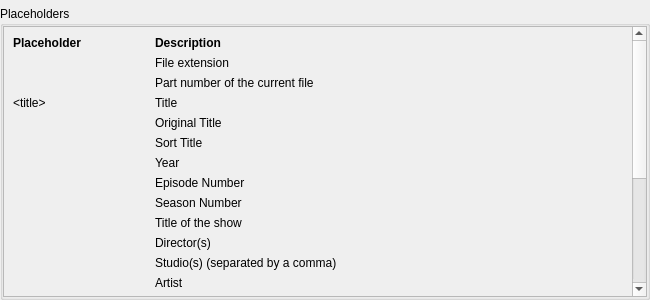
<?xml version="1.0" encoding="UTF-8"?>
<ui version="4.0">
 <class>RenamerPlaceholders</class>
 <widget class="QWidget" name="RenamerPlaceholders">
  <property name="geometry">
   <rect>
    <x>0</x>
    <y>0</y>
    <width>650</width>
    <height>300</height>
   </rect>
  </property>
  <layout class="QVBoxLayout" name="verticalLayout">
   <property name="leftMargin">
    <number>0</number>
   </property>
   <property name="topMargin">
    <number>6</number>
   </property>
   <property name="rightMargin">
    <number>0</number>
   </property>
   <property name="bottomMargin">
    <number>0</number>
   </property>
   <item>
    <widget class="QGroupBox" name="groupBox">
     <property name="title">
      <string>Placeholders</string>
     </property>
     <layout class="QVBoxLayout" name="verticalLayout_2">
      <property name="leftMargin">
       <number>0</number>
      </property>
      <property name="topMargin">
       <number>0</number>
      </property>
      <property name="rightMargin">
       <number>0</number>
      </property>
      <property name="bottomMargin">
       <number>0</number>
      </property>
      <item>
       <widget class="QScrollArea" name="scrollArea">
        <property name="widgetResizable">
         <bool>true</bool>
        </property>
        <widget class="QWidget" name="placeholderItems">
         <property name="geometry">
          <rect>
           <x>0</x>
           <y>0</y>
           <width>628</width>
           <height>518</height>
          </rect>
         </property>
         <layout class="QGridLayout" name="placeholderLayout" columnstretch="0,1">
          <item row="19" column="1">
           <widget class="QLabel" name="descDvd">
            <property name="text">
             <string>File/directory is DVD</string>
            </property>
            <property name="itemTypes" stdset="0">
             <stringlist notr="true">
              <string>movie</string>
              <string>concert</string>
             </stringlist>
            </property>
           </widget>
          </item>
          <item row="17" column="1">
           <widget class="QLabel" name="descAudioChannels">
            <property name="text">
             <string>Number of audio channels</string>
            </property>
            <property name="itemTypes" stdset="0">
             <stringlist notr="true">
              <string>movie</string>
              <string>tvshow</string>
              <string>concert</string>
             </stringlist>
            </property>
           </widget>
          </item>
          <item row="4" column="0">
           <widget class="QLabel" name="labelOriginalTitle">
            <property name="text">
             <string notr="true">&lt;originalTitle&gt;</string>
            </property>
            <property name="textFormat">
             <enum>Qt::PlainText</enum>
            </property>
            <property name="itemTypes" stdset="0">
             <stringlist notr="true">
              <string>movie</string>
             </stringlist>
            </property>
           </widget>
          </item>
          <item row="15" column="1">
           <widget class="QLabel" name="descVideoCodec">
            <property name="text">
             <string>Video Codec</string>
            </property>
            <property name="itemTypes" stdset="0">
             <stringlist notr="true">
              <string>movie</string>
              <string>tvshow</string>
              <string>concert</string>
             </stringlist>
            </property>
           </widget>
          </item>
          <item row="12" column="1">
           <widget class="QLabel" name="descArtist">
            <property name="text">
             <string>Artist</string>
            </property>
            <property name="itemTypes" stdset="0">
             <stringlist notr="true">
              <string>concert</string>
             </stringlist>
            </property>
           </widget>
          </item>
          <item row="1" column="0">
           <widget class="QLabel" name="labelExtension">
            <property name="text">
             <string notr="true">&lt;extension&gt;</string>
            </property>
            <property name="textFormat">
             <enum>Qt::PlainText</enum>
            </property>
            <property name="itemTypes" stdset="0">
             <stringlist notr="true">
              <string>movie</string>
              <string>tvshow</string>
              <string>concert</string>
             </stringlist>
            </property>
           </widget>
          </item>
          <item row="17" column="0">
           <widget class="QLabel" name="labelChannels">
            <property name="text">
             <string notr="true">&lt;channels&gt;</string>
            </property>
            <property name="itemTypes" stdset="0">
             <stringlist notr="true">
              <string>movie</string>
              <string>tvshow</string>
              <string>concert</string>
             </stringlist>
            </property>
           </widget>
          </item>
          <item row="19" column="0">
           <widget class="QLabel" name="labelDvd">
            <property name="text">
             <string notr="true">{dvd}...{/dvd}</string>
            </property>
            <property name="textFormat">
             <enum>Qt::PlainText</enum>
            </property>
            <property name="itemTypes" stdset="0">
             <stringlist notr="true">
              <string>movie</string>
              <string>concert</string>
             </stringlist>
            </property>
           </widget>
          </item>
          <item row="5" column="0">
           <widget class="QLabel" name="labelSortTitle">
            <property name="text">
             <string notr="true">&lt;sortTitle&gt;</string>
            </property>
            <property name="textFormat">
             <enum>Qt::PlainText</enum>
            </property>
            <property name="itemTypes" stdset="0">
             <stringlist notr="true">
              <string>movie</string>
             </stringlist>
            </property>
           </widget>
          </item>
          <item row="5" column="1">
           <widget class="QLabel" name="descSortTitle">
            <property name="text">
             <string>Sort Title</string>
            </property>
            <property name="itemTypes" stdset="0">
             <stringlist notr="true">
              <string>movie</string>
             </stringlist>
            </property>
           </widget>
          </item>
          <item row="2" column="0">
           <widget class="QLabel" name="labelPartNo">
            <property name="text">
             <string notr="true">&lt;partNo&gt;</string>
            </property>
            <property name="textFormat">
             <enum>Qt::PlainText</enum>
            </property>
            <property name="itemTypes" stdset="0">
             <stringlist notr="true">
              <string>movie</string>
              <string>tvshow</string>
              <string>concert</string>
             </stringlist>
            </property>
           </widget>
          </item>
          <item row="8" column="1">
           <widget class="QLabel" name="descSeason">
            <property name="text">
             <string>Season Number</string>
            </property>
            <property name="itemTypes" stdset="0">
             <stringlist notr="true">
              <string>tvshow</string>
             </stringlist>
            </property>
           </widget>
          </item>
          <item row="3" column="0">
           <widget class="QLabel" name="labelTitle">
            <property name="text">
             <string notr="true">&lt;title&gt;</string>
            </property>
            <property name="textFormat">
             <enum>Qt::PlainText</enum>
            </property>
            <property name="itemTypes" stdset="0">
             <stringlist notr="true">
              <string>movie</string>
              <string>tvshow</string>
              <string>concert</string>
             </stringlist>
            </property>
           </widget>
          </item>
          <item row="9" column="1">
           <widget class="QLabel" name="descShowTitle">
            <property name="text">
             <string>Title of the show</string>
            </property>
            <property name="itemTypes" stdset="0">
             <stringlist notr="true">
              <string>tvshow</string>
             </stringlist>
            </property>
           </widget>
          </item>
          <item row="6" column="1">
           <widget class="QLabel" name="descYear">
            <property name="text">
             <string>Year</string>
            </property>
            <property name="itemTypes" stdset="0">
             <stringlist notr="true">
              <string>movie</string>
              <string>tvshow</string>
              <string>concert</string>
             </stringlist>
            </property>
           </widget>
          </item>
          <item row="21" column="1">
           <widget class="QLabel" name="descMovieSet">
            <property name="text">
             <string>Movie set name</string>
            </property>
            <property name="itemTypes" stdset="0">
             <stringlist notr="true">
              <string>movie</string>
             </stringlist>
            </property>
           </widget>
          </item>
          <item row="0" column="0">
           <widget class="QLabel" name="lblPlaceholder">
            <property name="font">
             <font>
              <weight>75</weight>
              <bold>true</bold>
             </font>
            </property>
            <property name="text">
             <string>Placeholder</string>
            </property>
            <property name="alignment">
             <set>Qt::AlignLeading|Qt::AlignLeft|Qt::AlignTop</set>
            </property>
           </widget>
          </item>
          <item row="15" column="0">
           <widget class="QLabel" name="labelVideoCodec">
            <property name="text">
             <string notr="true">&lt;videoCodec&gt;</string>
            </property>
            <property name="itemTypes" stdset="0">
             <stringlist notr="true">
              <string>movie</string>
              <string>tvshow</string>
              <string>concert</string>
             </stringlist>
            </property>
           </widget>
          </item>
          <item row="3" column="1">
           <widget class="QLabel" name="descTitle">
            <property name="text">
             <string>Title</string>
            </property>
            <property name="itemTypes" stdset="0">
             <stringlist notr="true">
              <string>movie</string>
              <string>tvshow</string>
              <string>concert</string>
             </stringlist>
            </property>
           </widget>
          </item>
          <item row="12" column="0">
           <widget class="QLabel" name="labelArtist">
            <property name="text">
             <string notr="true">&lt;artist&gt;</string>
            </property>
            <property name="textFormat">
             <enum>Qt::PlainText</enum>
            </property>
            <property name="itemTypes" stdset="0">
             <stringlist notr="true">
              <string>concert</string>
             </stringlist>
            </property>
           </widget>
          </item>
          <item row="20" column="0">
           <widget class="QLabel" name="label3d">
            <property name="text">
             <string notr="true">{3D}...{/3D}</string>
            </property>
            <property name="textFormat">
             <enum>Qt::PlainText</enum>
            </property>
            <property name="itemTypes" stdset="0">
             <stringlist notr="true">
              <string>movie</string>
              <string>tvshow</string>
              <string>concert</string>
             </stringlist>
            </property>
           </widget>
          </item>
          <item row="8" column="0">
           <widget class="QLabel" name="labelSeason">
            <property name="text">
             <string notr="true">&lt;season&gt;</string>
            </property>
            <property name="textFormat">
             <enum>Qt::PlainText</enum>
            </property>
            <property name="itemTypes" stdset="0">
             <stringlist notr="true">
              <string>tvshow</string>
             </stringlist>
            </property>
           </widget>
          </item>
          <item row="6" column="0">
           <widget class="QLabel" name="labelYear">
            <property name="text">
             <string notr="true">&lt;year&gt;</string>
            </property>
            <property name="textFormat">
             <enum>Qt::PlainText</enum>
            </property>
            <property name="itemTypes" stdset="0">
             <stringlist notr="true">
              <string>movie</string>
              <string>tvshow</string>
              <string>concert</string>
             </stringlist>
            </property>
           </widget>
          </item>
          <item row="14" column="0">
           <widget class="QLabel" name="labelResolution">
            <property name="text">
             <string notr="true">&lt;resolution&gt;</string>
            </property>
            <property name="textFormat">
             <enum>Qt::PlainText</enum>
            </property>
            <property name="itemTypes" stdset="0">
             <stringlist notr="true">
              <string>movie</string>
              <string>tvshow</string>
              <string>concert</string>
             </stringlist>
            </property>
           </widget>
          </item>
          <item row="22" column="1">
           <widget class="QLabel" name="descImdbId">
            <property name="text">
             <string>IMDb ID</string>
            </property>
            <property name="itemTypes" stdset="0">
             <stringlist notr="true">
              <string>movie</string>
             </stringlist>
            </property>
           </widget>
          </item>
          <item row="10" column="0">
           <widget class="QLabel" name="labelDirector">
            <property name="text">
             <string notr="true">&lt;director&gt;</string>
            </property>
            <property name="textFormat">
             <enum>Qt::PlainText</enum>
            </property>
            <property name="itemTypes" stdset="0">
             <stringlist notr="true">
              <string>movie</string>
             </stringlist>
            </property>
           </widget>
          </item>
          <item row="2" column="1">
           <widget class="QLabel" name="descPartNo">
            <property name="text">
             <string>Part number of the current file</string>
            </property>
            <property name="wordWrap">
             <bool>true</bool>
            </property>
            <property name="itemTypes" stdset="0">
             <stringlist notr="true">
              <string>movie</string>
              <string>tvshow</string>
              <string>concert</string>
             </stringlist>
            </property>
           </widget>
          </item>
          <item row="21" column="0">
           <widget class="QLabel" name="labelMovieSet">
            <property name="text">
             <string notr="true">{movieset}...&lt;movieset&gt;...{/movieset}</string>
            </property>
            <property name="textFormat">
             <enum>Qt::PlainText</enum>
            </property>
            <property name="itemTypes" stdset="0">
             <stringlist notr="true">
              <string>movie</string>
             </stringlist>
            </property>
           </widget>
          </item>
          <item row="0" column="1">
           <widget class="QLabel" name="lblDescription">
            <property name="font">
             <font>
              <weight>75</weight>
              <bold>true</bold>
             </font>
            </property>
            <property name="text">
             <string>Description</string>
            </property>
            <property name="alignment">
             <set>Qt::AlignLeading|Qt::AlignLeft|Qt::AlignTop</set>
            </property>
           </widget>
          </item>
          <item row="13" column="1">
           <widget class="QLabel" name="descAlbum">
            <property name="text">
             <string>Album</string>
            </property>
            <property name="itemTypes" stdset="0">
             <stringlist notr="true">
              <string>concert</string>
             </stringlist>
            </property>
           </widget>
          </item>
          <item row="7" column="1">
           <widget class="QLabel" name="descEpisode">
            <property name="text">
             <string>Episode Number</string>
            </property>
            <property name="itemTypes" stdset="0">
             <stringlist notr="true">
              <string>tvshow</string>
             </stringlist>
            </property>
           </widget>
          </item>
          <item row="10" column="1">
           <widget class="QLabel" name="descDirector">
            <property name="text">
             <string>Director(s)</string>
            </property>
            <property name="itemTypes" stdset="0">
             <stringlist notr="true">
              <string>movie</string>
             </stringlist>
            </property>
           </widget>
          </item>
          <item row="16" column="0">
           <widget class="QLabel" name="labelAudioCodec">
            <property name="text">
             <string notr="true">&lt;audioCodec&gt;</string>
            </property>
            <property name="itemTypes" stdset="0">
             <stringlist notr="true">
              <string>movie</string>
              <string>tvshow</string>
              <string>concert</string>
             </stringlist>
            </property>
           </widget>
          </item>
          <item row="9" column="0">
           <widget class="QLabel" name="labelShowTitle">
            <property name="text">
             <string notr="true">&lt;showTitle&gt;</string>
            </property>
            <property name="textFormat">
             <enum>Qt::PlainText</enum>
            </property>
            <property name="itemTypes" stdset="0">
             <stringlist notr="true">
              <string>tvshow</string>
             </stringlist>
            </property>
           </widget>
          </item>
          <item row="7" column="0">
           <widget class="QLabel" name="labelEpisode">
            <property name="text">
             <string notr="true">&lt;episode&gt;</string>
            </property>
            <property name="textFormat">
             <enum>Qt::PlainText</enum>
            </property>
            <property name="itemTypes" stdset="0">
             <stringlist notr="true">
              <string>tvshow</string>
             </stringlist>
            </property>
           </widget>
          </item>
          <item row="16" column="1">
           <widget class="QLabel" name="descAudioCodec">
            <property name="text">
             <string>Audio Codec</string>
            </property>
            <property name="itemTypes" stdset="0">
             <stringlist notr="true">
              <string>movie</string>
              <string>tvshow</string>
              <string>concert</string>
             </stringlist>
            </property>
           </widget>
          </item>
          <item row="22" column="0">
           <widget class="QLabel" name="labelImdbId">
            <property name="text">
             <string notr="true">{imdbId}...&lt;imdbId&gt;...{/imdbId}</string>
            </property>
            <property name="textFormat">
             <enum>Qt::PlainText</enum>
            </property>
            <property name="itemTypes" stdset="0">
             <stringlist notr="true">
              <string>movie</string>
             </stringlist>
            </property>
           </widget>
          </item>
          <item row="18" column="0">
           <widget class="QLabel" name="labelBluray">
            <property name="text">
             <string notr="true">{bluray}...{/bluray}</string>
            </property>
            <property name="textFormat">
             <enum>Qt::PlainText</enum>
            </property>
            <property name="itemTypes" stdset="0">
             <stringlist notr="true">
              <string>movie</string>
              <string>concert</string>
             </stringlist>
            </property>
           </widget>
          </item>
          <item row="14" column="1">
           <widget class="QLabel" name="descResolution">
            <property name="text">
             <string>Resolution (1080p, 720p, ...)</string>
            </property>
            <property name="itemTypes" stdset="0">
             <stringlist notr="true">
              <string>movie</string>
              <string>tvshow</string>
              <string>concert</string>
             </stringlist>
            </property>
           </widget>
          </item>
          <item row="4" column="1">
           <widget class="QLabel" name="descOriginalTitle">
            <property name="text">
             <string>Original Title</string>
            </property>
            <property name="itemTypes" stdset="0">
             <stringlist notr="true">
              <string>movie</string>
             </stringlist>
            </property>
           </widget>
          </item>
          <item row="13" column="0">
           <widget class="QLabel" name="labelAlbum">
            <property name="text">
             <string notr="true">&lt;album&gt;</string>
            </property>
            <property name="textFormat">
             <enum>Qt::PlainText</enum>
            </property>
            <property name="itemTypes" stdset="0">
             <stringlist notr="true">
              <string>concert</string>
             </stringlist>
            </property>
           </widget>
          </item>
          <item row="18" column="1">
           <widget class="QLabel" name="descBluray">
            <property name="text">
             <string>File/directory is BluRay</string>
            </property>
            <property name="itemTypes" stdset="0">
             <stringlist notr="true">
              <string>movie</string>
              <string>concert</string>
             </stringlist>
            </property>
           </widget>
          </item>
          <item row="20" column="1">
           <widget class="QLabel" name="desc3d">
            <property name="text">
             <string>File is 3D</string>
            </property>
            <property name="itemTypes" stdset="0">
             <stringlist notr="true">
              <string>movie</string>
              <string>tvshow</string>
              <string>concert</string>
             </stringlist>
            </property>
           </widget>
          </item>
          <item row="1" column="1">
           <widget class="QLabel" name="descExtension">
            <property name="text">
             <string>File extension</string>
            </property>
            <property name="itemTypes" stdset="0">
             <stringlist notr="true">
              <string>movie</string>
              <string>tvshow</string>
              <string>concert</string>
             </stringlist>
            </property>
           </widget>
          </item>
          <item row="11" column="0">
           <widget class="QLabel" name="labelStudio">
            <property name="text">
             <string notr="true">&lt;studio&gt;</string>
            </property>
            <property name="itemTypes" stdset="0">
             <stringlist notr="true">
              <string>movie</string>
             </stringlist>
            </property>
           </widget>
          </item>
          <item row="11" column="1">
           <widget class="QLabel" name="descStudio">
            <property name="text">
             <string>Studio(s) (separated by a comma)</string>
            </property>
            <property name="itemTypes" stdset="0">
             <stringlist notr="true">
              <string>movie</string>
             </stringlist>
            </property>
           </widget>
          </item>
         </layout>
        </widget>
       </widget>
      </item>
     </layout>
    </widget>
   </item>
  </layout>
 </widget>
 <resources/>
 <connections/>
</ui>
